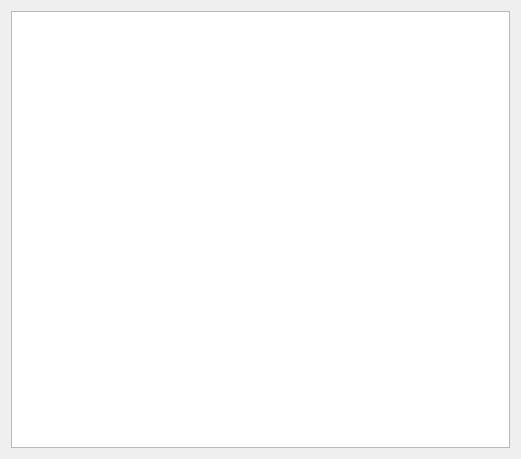
<?xml version="1.0" encoding="utf-8"?>
<ui version="4.0">
  <class>debugWindow</class>
  <widget class="QDialog" name="debugWindow">
    <property name="geometry">
      <rect>
        <x>0</x>
        <y>0</y>
        <width>521</width>
        <height>459</height>
      </rect>
    </property>
    <property name="windowTitle">
      <string>Debug</string>
    </property>
    <layout class="QHBoxLayout" name="horizontalLayout">
      <item>
        <widget class="QTextEdit" name="debugTextEdit">
          <property name="readOnly">
            <bool>true</bool>
          </property>
          <property name="overwriteMode">
            <bool>false</bool>
          </property>
        </widget>
      </item>
    </layout>
  </widget>
  <resources/>
  <connections/>
</ui>
